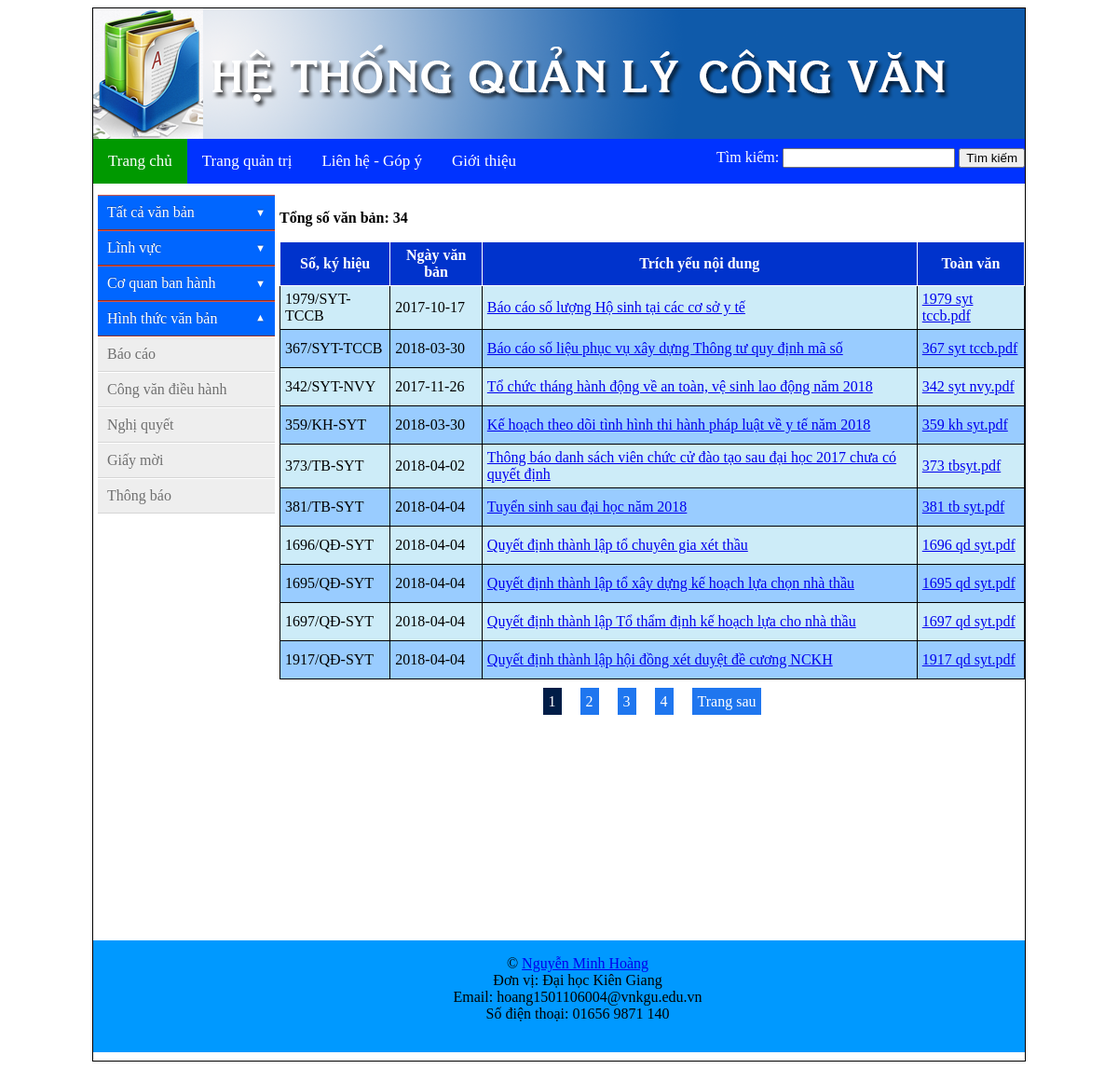
Screenshot of /soyte.php with the database file from the repository.
### tables this page shows
CREATE TABLE `congvan` (
  `idcongvan` int(10) NOT NULL,
  `soHieu` varchar(20) NOT NULL,
  `ngayVanBan` date NOT NULL,
  `ngayHieuLuc` date NOT NULL,
  `noiDung` varchar(145) NOT NULL,
  `nguoiKy` varchar(50) DEFAULT NULL,
  `mataptin` int(100) NOT NULL,
  `conhieuluc` int(10) NOT NULL DEFAULT '1',
  `coquanbanhanh` int(11) NOT NULL,
  `hinhthucvanban` int(11) NOT NULL,
  `linhvuc` int(11) NOT NULL,
  `loaivanban` int(11) NOT NULL
);

CREATE TABLE `taptin` (
  `id` int(100) NOT NULL,
  `Name` varchar(30) NOT NULL
);

### Table_index_soyte.php (the view, shortened to what this page needs)
<?php
	include_once "connections.php";
	$result = mysqli_query($conn, "SELECT count(idcongvan) as total FROM congvan, taptin WHERE congvan.mataptin = taptin.id AND coquanbanhanh = 4");
	$row = mysqli_fetch_assoc($result);
	$total_records = $row['total'];
	$current_page = isset($_GET['page']) ? $_GET['page'] : 1;
	$limit = 10;
	$total_page = ceil($total_records / $limit);
	$start = ($current_page - 1) * $limit;
	$result = mysqli_query($conn, "SELECT * FROM congvan, taptin WHERE congvan.mataptin = taptin.id AND coquanbanhanh = 4 ORDER BY idcongvan DESC LIMIT $start, $limit");
	?>
<div>
	<?php
    if($total_records){
				echo "<p><b>Tổng số văn bản: $total_records</b></p>";
                echo "<table class='documents'>
                        <tr>
                            <th>Số, ký hiệu</th>
                            <th>Ngày văn bản</th>
                            <th>Trích yếu nội dung</th>
                            <th>Toàn văn</th>
                        </tr>";
                while ($row = mysqli_fetch_array($result)){
                    echo "	<tr>
                                <td>". $row['soHieu'] ."</td>
                                <td>". $row['ngayVanBan'] ."</td>
                                <td><a href='detail.php?id=".$row['idcongvan']."'>".$row['noiDung']."</a></td>
                                <td><a href='./upload/".$row['Name']. "'>".  $row['Name'] ."</a></td>
                            </tr>";
                }
                echo "</table>";
            }
            else echo "<p>không có dữ liệu!</p>";
    ?>
</div>
<div class="table-page">
   <?php
    for ($i = 1; $i <= $total_page; $i++){
        if ($i == $current_page){
            echo '<span class="page-select">'.$i.'</span>';
        }
        else{
            echo '<a class="page-number" href="soyte.php?page='.$i.'">'.$i.'</a>';
        }
    }
    if ($current_page < $total_page && $total_page > 1){
        echo '<a class="page-next" href="soyte.php?page='.($current_page+1).'">Trang sau</a>';
    }
   ?>
</div>

### css/style.css (style rules this page uses)
*, *:before, *:after { -webkit-border-sizing: border-box; -moz-border-sizing: border-box; border-sizing: border-box; }

### css/style-table.css (style rules this page uses)
.documents { border: 1px solid; background:#9CF; width: 100%; text-align:left; border-collapse: collapse; }
.documents th { border: 1px solid !important; background-color:#03C; text-align:center; padding:5px; height:35px; color:#FFF; }
.documents tr, td { border: 1px solid !important; padding:5px; height:30px; }
.documents tr:nth-child(even) { background-color: #CDECF8; }
.page-number { background-color: #1f76ef; color: #FFFFFF; padding: 6px; margin: 10px; text-decoration: none; }
.page-select { background-color: #001d47; color: #FFFFFF; padding: 6px; margin: 10px ; text-decoration: none; }
.page-next { background-color: #1f76ef; color: #FFFFFF; padding: 6px; margin: 10px ; text-decoration: none; }
.table-page { padding: 15px; text-align: center; }

### rows the page displays
congvan: soHieu "1979/SYT-TCCB", ngayVanBan "2017-10-17", noiDung "Báo cáo số lượng Hộ sinh tại các cơ sở y tế", taptin.Name "1979 syt tccb.pdf"
congvan: soHieu "367/SYT-TCCB", ngayVanBan "2018-03-30", noiDung "Báo cáo số liệu phục vụ xây dựng Thông tư quy định mã số", taptin.Name "367 syt tccb.pdf"
congvan: soHieu "342/SYT-NVY", ngayVanBan "2017-11-26", noiDung "Tổ chức tháng hành động về an toàn, vệ sinh lao động năm 2018", taptin.Name "342 syt nvy.pdf"
congvan: soHieu "359/KH-SYT", ngayVanBan "2018-03-30", noiDung "Kế hoạch theo dõi tình hình thi hành pháp luật về y tế năm 2018", taptin.Name "359 kh syt.pdf"
congvan: soHieu "373/TB-SYT", ngayVanBan "2018-04-02", noiDung "Thông báo danh sách viên chức cử đào tạo sau đại học 2017 chưa có quyết định", taptin.Name "373 tbsyt.pdf"
congvan: soHieu "381/TB-SYT", ngayVanBan "2018-04-04", noiDung "Tuyển sinh sau đại học năm 2018", taptin.Name "381 tb syt.pdf"
congvan: soHieu "1696/QĐ-SYT", ngayVanBan "2018-04-04", noiDung "Quyết định thành lập tổ chuyên gia xét thầu", taptin.Name "1696 qd syt.pdf"
congvan: soHieu "1695/QĐ-SYT", ngayVanBan "2018-04-04", noiDung "Quyết định thành lập tổ xây dựng kế hoạch lựa chọn nhà thầu", taptin.Name "1695 qd syt.pdf"
congvan: soHieu "1697/QĐ-SYT", ngayVanBan "2018-04-04", noiDung "Quyết định thành lập Tổ thẩm định kế hoạch lựa cho nhà thầu", taptin.Name "1697 qd syt.pdf"
congvan: soHieu "1917/QĐ-SYT", ngayVanBan "2018-04-04", noiDung "Quyết định thành lập hội đồng xét duyệt đề cương NCKH", taptin.Name "1917 qd syt.pdf"

### other values shown
$total_records "34"
